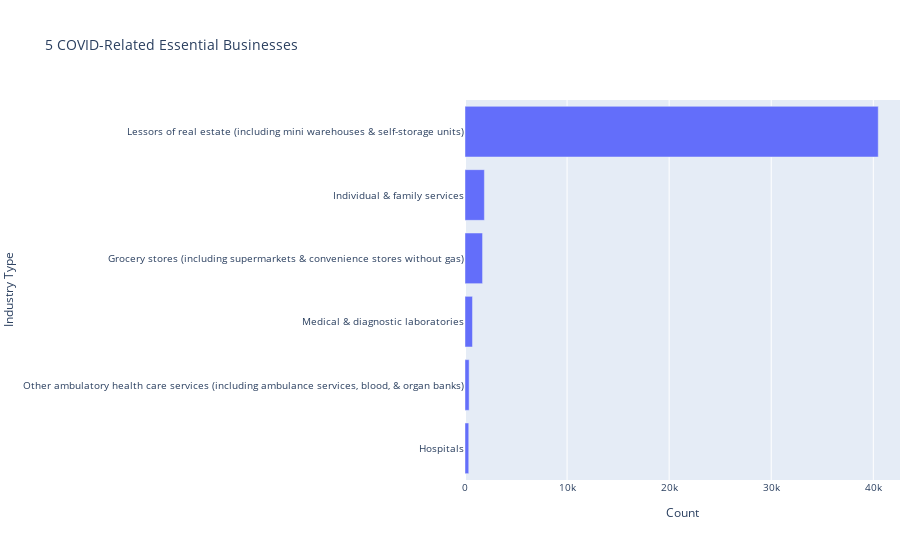

This figure's notebook cell:
### Code cell
NAICS_count= NAICS_count.sort_values(by='Count') #sort by count
fig = px.bar(NAICS_count, #plot
       x='Count',
       y='Industry Type',
       orientation='h',
       title='5 COVID-Related Essential Businesses',)
fig.update_layout( #configure bar chart
    margin= dict(l=450,r=0),
    font=dict(size=10))
fig

### Figure 1 — Plotly figure (JSON) as saved in the notebook; plotly's stock layout.template omitted (floating-point values rounded to 4 significant figures)
{"data": [{"alignmentgroup": "True", "hovertemplate": "Count=%{x}<br>Industry Type=%{y}<extra></extra>", "legendgroup": "", "marker": {"color": "#636efa"}, "name": "", "offsetgroup": "", "orientation": "h", "showlegend": false, "textposition": "auto", "type": "bar", "x": [367, 405, 733, 1720, 1900, 40484], "xaxis": "x", "y": ["Hospitals", "Other ambulatory health care services (including ambulance services, blood, & organ banks)", "Medical & diagnostic laboratories", "Grocery stores (including supermarkets & convenience stores without gas)", "Individual & family services", "Lessors of real estate (including mini warehouses & self-storage units)"], "yaxis": "y"}], "layout": {"barmode": "relative", "font": {"size": 10}, "legend": {"tracegroupgap": 0}, "margin": {"l": 450, "r": 0}, "title": {"text": "5 COVID-Related Essential Businesses"}, "xaxis": {"anchor": "y", "domain": [0, 1], "title": {"text": "Count"}}, "yaxis": {"anchor": "x", "domain": [0, 1], "title": {"text": "Industry Type"}}}}
